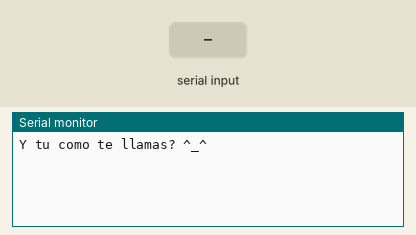
Simulated run of this sketch. Board: Arduino Uno, built with avr-gcc and run on an emulated ATmega328P. Shown: the last lines printed to the serial monitor. The inputs (shaded band) are chosen by the test bench.

Above: at 1.2 s.
1.3 s: "1" received over Serial
At 3.0 s:
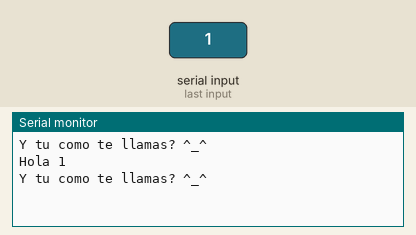
3.8 s: "0" received over Serial
At 5.2 s:
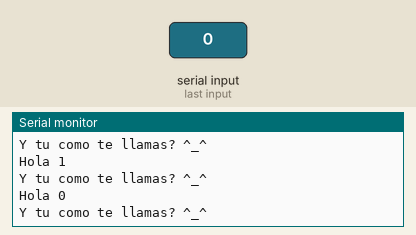
5.3 s: "2" received over Serial
At 7.3 s:
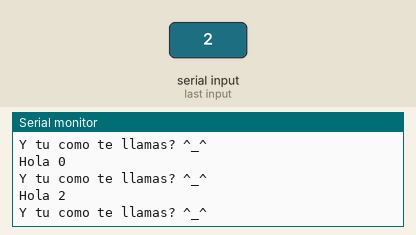

The sketch:

arduino.06.holaomar.ino
```cpp
String nombre = "alguien"; //crea la variable "nombre" de tipo String con contenido "alguien"

void setup() {                 //esta funcion solo se ejecuta una sola vez
  Serial.begin(9600);          //configura el puerto serial a 9600 de velocidad
  Serial.println("Y tu como te llamas? ^_^");
}

void loop() {                  //esta funcion siempre se repite

  if (Serial.available() > 0) {      //si hay algun dato en el puerto serial entrar a esta condicional
    nombre = Serial.readString() ;   //se aplica la funcion readString() al puerto serial y se guarda el dato en la variable "nombre"
    Serial.print("Hola ");           //mostrar el texto hola y seguido
    Serial.println(nombre);          //el texto de la variable "nombre"
    Serial.println("");
    Serial.println("Y tu como te llamas? ^_^");
  }
}
```

Measured:
- after the input at 1.3 s, the serial monitor: prints a new line after 1.0 s (image 1)
- after the input at 3.8 s, the serial monitor: prints a new line after 1.0 s (image 2)
- after the input at 5.3 s, the serial monitor: prints a new line after 1.0 s (image 3)
